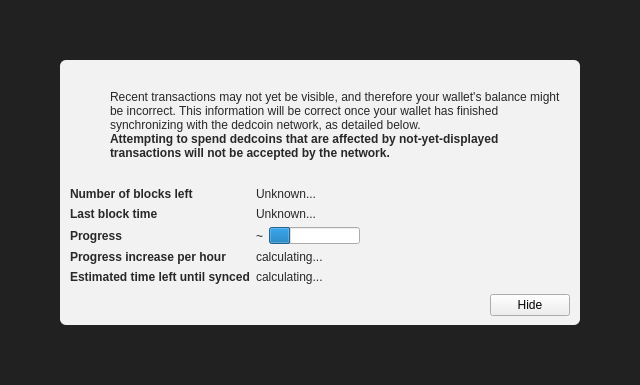
<?xml version="1.0" encoding="UTF-8"?>
<ui version="4.0">
 <class>ModalOverlay</class>
 <widget class="ModalOverlay" name="ModalOverlay">
  <property name="geometry">
   <rect>
    <x>0</x>
    <y>0</y>
    <width>640</width>
    <height>385</height>
   </rect>
  </property>
  <property name="windowTitle">
   <string>Form</string>
  </property>
  <layout class="QVBoxLayout" name="verticalLayout" stretch="0">
   <property name="sizeConstraint">
    <enum>QLayout::SetDefaultConstraint</enum>
   </property>
   <property name="leftMargin">
    <number>0</number>
   </property>
   <property name="topMargin">
    <number>0</number>
   </property>
   <property name="rightMargin">
    <number>0</number>
   </property>
   <property name="bottomMargin">
    <number>0</number>
   </property>
   <item>
    <widget class="QWidget" name="bgWidget" native="true">
     <property name="styleSheet">
      <string notr="true">#bgWidget { background: rgba(0,0,0,220); }</string>
     </property>
     <layout class="QVBoxLayout" name="verticalLayoutMain" stretch="1">
      <property name="leftMargin">
       <number>60</number>
      </property>
      <property name="topMargin">
       <number>60</number>
      </property>
      <property name="rightMargin">
       <number>60</number>
      </property>
      <property name="bottomMargin">
       <number>60</number>
      </property>
      <item>
       <widget class="QWidget" name="contentWidget" native="true">
        <property name="styleSheet">
         <string notr="true">#contentWidget { background: rgba(255,255,255,240); border-radius: 6px; }

QLabel { color: rgb(40,40,40);  }</string>
        </property>
        <layout class="QVBoxLayout" name="verticalLayoutSub" stretch="1,0,0,0">
         <property name="spacing">
          <number>0</number>
         </property>
         <property name="leftMargin">
          <number>10</number>
         </property>
         <property name="topMargin">
          <number>10</number>
         </property>
         <property name="rightMargin">
          <number>10</number>
         </property>
         <property name="bottomMargin">
          <number>10</number>
         </property>
         <item>
          <layout class="QHBoxLayout" name="horizontalLayoutIconText" stretch="0,1">
           <property name="topMargin">
            <number>20</number>
           </property>
           <item>
            <layout class="QVBoxLayout" name="verticalLayoutIcon">
             <property name="leftMargin">
              <number>0</number>
             </property>
             <item>
              <widget class="QPushButton" name="warningIcon">
               <property name="enabled">
                <bool>false</bool>
               </property>
               <property name="text">
                <string/>
               </property>
               <property name="icon">
                <iconset>
                 <normaloff>:/icons/warning</normaloff>
                 <disabledoff>:/icons/warning</disabledoff>:/icons/warning</iconset>
               </property>
               <property name="iconSize">
                <size>
                 <width>48</width>
                 <height>48</height>
                </size>
               </property>
               <property name="flat">
                <bool>true</bool>
               </property>
              </widget>
             </item>
             <item>
              <spacer name="verticalSpacerWarningIcon">
               <property name="orientation">
                <enum>Qt::Vertical</enum>
               </property>
               <property name="sizeHint" stdset="0">
                <size>
                 <width>20</width>
                 <height>40</height>
                </size>
               </property>
              </spacer>
             </item>
            </layout>
           </item>
           <item>
            <layout class="QVBoxLayout" name="verticalLayoutInfoText">
             <property name="leftMargin">
              <number>0</number>
             </property>
             <property name="topMargin">
              <number>0</number>
             </property>
             <item>
              <widget class="QLabel" name="infoText">
               <property name="text">
                <string>Recent transactions may not yet be visible, and therefore your wallet's balance might be incorrect. This information will be correct once your wallet has finished synchronizing with the dedcoin network, as detailed below.</string>
               </property>
               <property name="textFormat">
                <enum>Qt::RichText</enum>
               </property>
               <property name="wordWrap">
                <bool>true</bool>
               </property>
              </widget>
             </item>
             <item>
              <widget class="QLabel" name="infoTextStrong">
               <property name="font">
                <font>
                 <weight>75</weight>
                 <bold>true</bold>
                </font>
               </property>
               <property name="text">
                <string>Attempting to spend dedcoins that are affected by not-yet-displayed transactions will not be accepted by the network.</string>
               </property>
               <property name="textFormat">
                <enum>Qt::RichText</enum>
               </property>
               <property name="wordWrap">
                <bool>true</bool>
               </property>
              </widget>
             </item>
             <item>
              <spacer name="verticalSpacerInTextSpace">
               <property name="orientation">
                <enum>Qt::Vertical</enum>
               </property>
               <property name="sizeHint" stdset="0">
                <size>
                 <width>20</width>
                 <height>40</height>
                </size>
               </property>
              </spacer>
             </item>
            </layout>
           </item>
          </layout>
         </item>
         <item>
          <spacer name="verticalSpacerAfterText">
           <property name="orientation">
            <enum>Qt::Vertical</enum>
           </property>
           <property name="sizeHint" stdset="0">
            <size>
             <width>20</width>
             <height>40</height>
            </size>
           </property>
          </spacer>
         </item>
         <item>
          <layout class="QFormLayout" name="formLayout">
           <property name="fieldGrowthPolicy">
            <enum>QFormLayout::FieldsStayAtSizeHint</enum>
           </property>
           <property name="horizontalSpacing">
            <number>6</number>
           </property>
           <property name="verticalSpacing">
            <number>6</number>
           </property>
           <property name="topMargin">
            <number>10</number>
           </property>
           <item row="0" column="0">
            <widget class="QLabel" name="labelNumberOfBlocksLeft">
             <property name="font">
              <font>
               <weight>75</weight>
               <bold>true</bold>
              </font>
             </property>
             <property name="text">
              <string>Number of blocks left</string>
             </property>
            </widget>
           </item>
           <item row="0" column="1">
            <widget class="QLabel" name="numberOfBlocksLeft">
             <property name="text">
              <string>Unknown...</string>
             </property>
            </widget>
           </item>
           <item row="1" column="0">
            <widget class="QLabel" name="labelLastBlockTime">
             <property name="font">
              <font>
               <weight>75</weight>
               <bold>true</bold>
              </font>
             </property>
             <property name="text">
              <string>Last block time</string>
             </property>
            </widget>
           </item>
           <item row="1" column="1">
            <widget class="QLabel" name="newestBlockDate">
             <property name="sizePolicy">
              <sizepolicy hsizetype="Maximum" vsizetype="Preferred">
               <horstretch>0</horstretch>
               <verstretch>0</verstretch>
              </sizepolicy>
             </property>
             <property name="text">
              <string>Unknown...</string>
             </property>
            </widget>
           </item>
           <item row="2" column="0">
            <widget class="QLabel" name="labelSyncDone">
             <property name="font">
              <font>
               <weight>75</weight>
               <bold>true</bold>
              </font>
             </property>
             <property name="text">
              <string>Progress</string>
             </property>
            </widget>
           </item>
           <item row="2" column="1">
            <layout class="QHBoxLayout" name="horizontalLayoutSync" stretch="0,1">
             <item>
              <widget class="QLabel" name="percentageProgress">
               <property name="text">
                <string notr="true">~</string>
               </property>
              </widget>
             </item>
             <item>
              <widget class="QProgressBar" name="progressBar">
               <property name="value">
                <number>24</number>
               </property>
               <property name="format">
                <string/>
               </property>
              </widget>
             </item>
            </layout>
           </item>
           <item row="4" column="0">
            <widget class="QLabel" name="labelProgressIncrease">
             <property name="font">
              <font>
               <weight>75</weight>
               <bold>true</bold>
              </font>
             </property>
             <property name="text">
              <string>Progress increase per hour</string>
             </property>
            </widget>
           </item>
           <item row="4" column="1">
            <widget class="QLabel" name="progressIncreasePerH">
             <property name="text">
              <string>calculating...</string>
             </property>
            </widget>
           </item>
           <item row="5" column="0">
            <widget class="QLabel" name="labelEstimatedTimeLeft">
             <property name="font">
              <font>
               <weight>75</weight>
               <bold>true</bold>
              </font>
             </property>
             <property name="text">
              <string>Estimated time left until synced</string>
             </property>
            </widget>
           </item>
           <item row="5" column="1">
            <widget class="QLabel" name="expectedTimeLeft">
             <property name="text">
              <string>calculating...</string>
             </property>
            </widget>
           </item>
          </layout>
         </item>
         <item>
          <layout class="QHBoxLayout" name="horizontalLayoutButtons">
           <property name="leftMargin">
            <number>10</number>
           </property>
           <property name="topMargin">
            <number>10</number>
           </property>
           <item>
            <spacer name="horizontalSpacer">
             <property name="orientation">
              <enum>Qt::Horizontal</enum>
             </property>
             <property name="sizeHint" stdset="0">
              <size>
               <width>40</width>
               <height>20</height>
              </size>
             </property>
            </spacer>
           </item>
           <item>
            <widget class="QPushButton" name="closeButton">
             <property name="text">
              <string>Hide</string>
             </property>
            </widget>
           </item>
          </layout>
         </item>
        </layout>
       </widget>
      </item>
     </layout>
    </widget>
   </item>
  </layout>
 </widget>
 <customwidgets>
  <customwidget>
   <class>ModalOverlay</class>
   <extends>QWidget</extends>
   <header>modaloverlay.h</header>
   <container>1</container>
  </customwidget>
 </customwidgets>
 <resources/>
 <connections/>
</ui>
